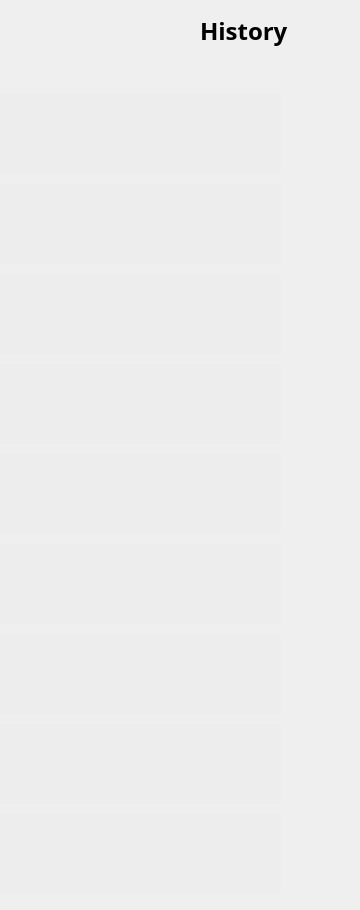
    <widget class="QWidget" name="page_6">
     <widget class="QLabel" name="histsc">
      <property name="geometry">
       <rect>
        <x>200</x>
        <y>10</y>
        <width>151</width>
        <height>41</height>
       </rect>
      </property>
      <property name="font">
       <font>
        <family>Book Antiqua</family>
        <pointsize>18</pointsize>
        <weight>75</weight>
        <bold>true</bold>
       </font>
      </property>
      <property name="text">
       <string>History</string>
      </property>
     </widget>
     <widget class="QWidget" name="layoutWidget_8">
      <property name="geometry">
       <rect>
        <x>0</x>
        <y>90</y>
        <width>281</width>
        <height>811</height>
       </rect>
      </property>
      <layout class="QVBoxLayout" name="verticalLayout">
       <item>
        <widget class="QPushButton" name="Button_histsc1">
         <property name="minimumSize">
          <size>
           <width>0</width>
           <height>80</height>
          </size>
         </property>
         <property name="font">
          <font>
           <family>Calibri</family>
           <pointsize>20</pointsize>
          </font>
         </property>
         <property name="styleSheet">
          <string notr="true">QPushButton { background-color: rgb(237,237,237); border-radius: 1px; color: rgb(0, 0, 0); color:black} QPushButton:hover { background-color: rgb(177, 225, 231); }</string>
         </property>
         <property name="text">
          <string/>
         </property>
         <property name="flat">
          <bool>false</bool>
         </property>
        </widget>
       </item>
       <item>
        <widget class="QPushButton" name="Button_histsc2">
         <property name="minimumSize">
          <size>
           <width>0</width>
           <height>80</height>
          </size>
         </property>
         <property name="font">
          <font>
           <family>Calibri</family>
           <pointsize>20</pointsize>
          </font>
         </property>
         <property name="styleSheet">
          <string notr="true">QPushButton { background-color: rgb(237,237,237); border-radius: 1px; color: rgb(0, 0, 0); color:black} QPushButton:hover { background-color: rgb(177, 225, 231); }</string>
         </property>
         <property name="text">
          <string/>
         </property>
         <property name="flat">
          <bool>true</bool>
         </property>
        </widget>
       </item>
       <item>
        <widget class="QPushButton" name="Button_histsc3">
         <property name="minimumSize">
          <size>
           <width>0</width>
           <height>80</height>
          </size>
         </property>
         <property name="font">
          <font>
           <family>Calibri</family>
           <pointsize>20</pointsize>
          </font>
         </property>
         <property name="styleSheet">
          <string notr="true">QPushButton { background-color: rgb(237,237,237); border-radius: 1px; color: rgb(0, 0, 0); color:black} QPushButton:hover { background-color: rgb(177, 225, 231); }</string>
         </property>
         <property name="text">
          <string/>
         </property>
         <property name="flat">
          <bool>true</bool>
         </property>
        </widget>
       </item>
       <item>
        <widget class="QPushButton" name="Button_histsc4">
         <property name="minimumSize">
          <size>
           <width>0</width>
           <height>80</height>
          </size>
         </property>
         <property name="font">
          <font>
           <family>Calibri</family>
           <pointsize>20</pointsize>
          </font>
         </property>
         <property name="styleSheet">
          <string notr="true">QPushButton { background-color: rgb(237,237,237); border-radius: 1px; color: rgb(0, 0, 0); color:black} QPushButton:hover { background-color: rgb(177, 225, 231); }</string>
         </property>
         <property name="text">
          <string/>
         </property>
         <property name="flat">
          <bool>true</bool>
         </property>
        </widget>
       </item>
       <item>
        <widget class="QPushButton" name="Button_histsc5">
         <property name="minimumSize">
          <size>
           <width>0</width>
           <height>80</height>
          </size>
         </property>
         <property name="font">
          <font>
           <family>Calibri</family>
           <pointsize>20</pointsize>
          </font>
         </property>
         <property name="styleSheet">
          <string notr="true">QPushButton { background-color: rgb(237,237,237); border-radius: 1px; color: rgb(0, 0, 0); color:black} QPushButton:hover { background-color: rgb(177, 225, 231); }</string>
         </property>
         <property name="text">
          <string/>
         </property>
         <property name="flat">
          <bool>true</bool>
         </property>
        </widget>
       </item>
       <item>
        <widget class="QPushButton" name="Button_histsc6">
         <property name="minimumSize">
          <size>
           <width>0</width>
           <height>80</height>
          </size>
         </property>
         <property name="font">
          <font>
           <family>Calibri</family>
           <pointsize>20</pointsize>
          </font>
         </property>
         <property name="styleSheet">
          <string notr="true">QPushButton { background-color: rgb(237,237,237); border-radius: 1px; color: rgb(0, 0, 0); color:black} QPushButton:hover { background-color: rgb(177, 225, 231); }</string>
         </property>
         <property name="text">
          <string/>
         </property>
         <property name="flat">
          <bool>true</bool>
         </property>
        </widget>
       </item>
       <item>
        <widget class="QPushButton" name="Button_histsc7">
         <property name="minimumSize">
          <size>
           <width>0</width>
           <height>80</height>
          </size>
         </property>
         <property name="font">
          <font>
           <family>Calibri</family>
           <pointsize>20</pointsize>
          </font>
         </property>
         <property name="styleSheet">
          <string notr="true">QPushButton { background-color: rgb(237,237,237); border-radius: 1px; color: rgb(0, 0, 0); color:black} QPushButton:hover { background-color: rgb(177, 225, 231); }</string>
         </property>
         <property name="text">
          <string/>
         </property>
         <property name="flat">
          <bool>true</bool>
         </property>
        </widget>
       </item>
       <item>
        <widget class="QPushButton" name="Button_histsc8">
         <property name="minimumSize">
          <size>
           <width>0</width>
           <height>80</height>
          </size>
         </property>
         <property name="font">
          <font>
           <family>Calibri</family>
           <pointsize>20</pointsize>
          </font>
         </property>
         <property name="styleSheet">
          <string notr="true">QPushButton { background-color: rgb(237,237,237); border-radius: 1px; color: rgb(0, 0, 0); color:black} QPushButton:hover { background-color: rgb(177, 225, 231); }</string>
         </property>
         <property name="text">
          <string/>
         </property>
         <property name="flat">
          <bool>false</bool>
         </property>
        </widget>
       </item>
       <item>
        <widget class="QPushButton" name="Button_trashsc">
         <property name="minimumSize">
          <size>
           <width>0</width>
           <height>80</height>
          </size>
         </property>
         <property name="styleSheet">
          <string notr="true">QPushButton { background-color: rgb(237,237,237); border-radius: 1px; color: rgb(0, 0, 0); color:black;} QPushButton:hover { background-color: rgb(255, 126, 126); } </string>
         </property>
         <property name="text">
          <string/>
         </property>
         <property name="flat">
          <bool>true</bool>
         </property>
        </widget>
       </item>
      </layout>
     </widget>
    </widget>
